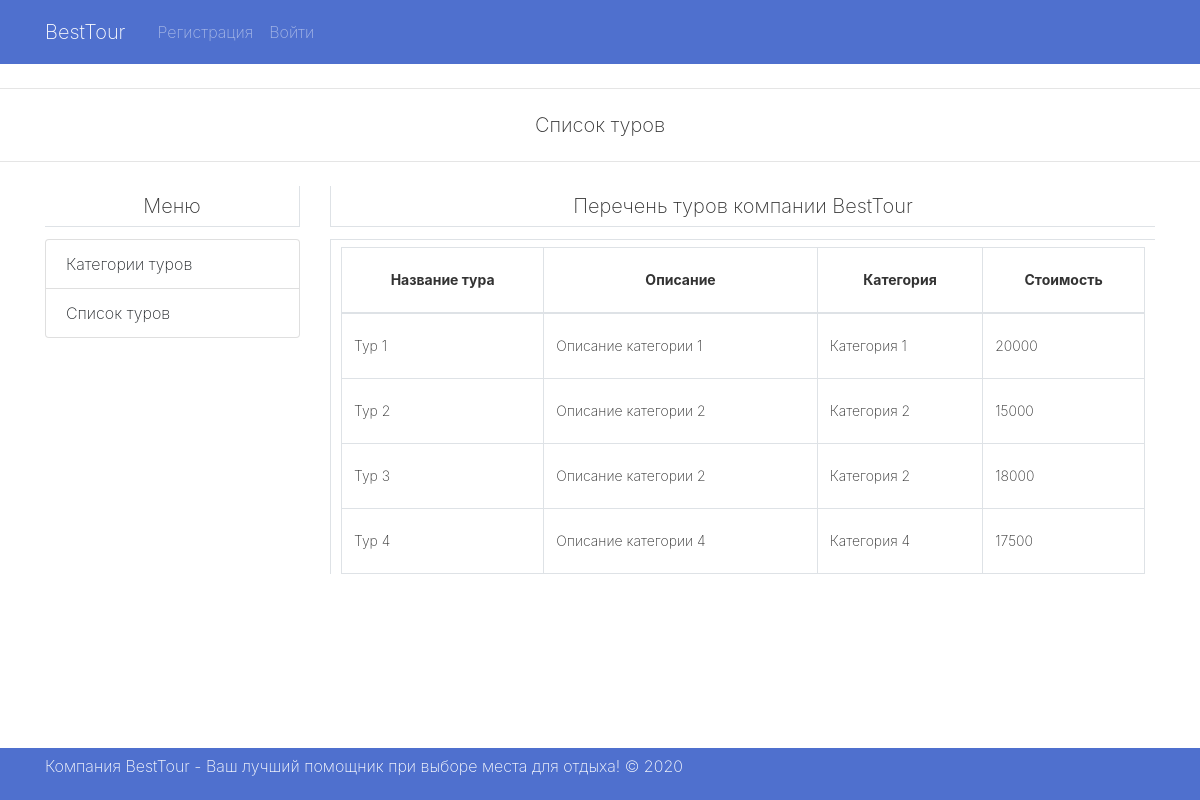
The app's page /pages/tour.php with its own data.
### tables this page shows
CREATE TABLE `tour` (
  `idtour` int(11) NOT NULL,
  `name` varchar(45) DEFAULT NULL,
  `description` mediumtext,
  `category_idcategory` int(11) NOT NULL,
  `cost` varchar(45) DEFAULT NULL,
  `img` varchar(250) DEFAULT NULL
);

CREATE TABLE `category` (
  `idcategory` int(11) NOT NULL,
  `namecategory` varchar(45) DEFAULT NULL,
  `description` mediumtext
);

### Dbsettings.php (called while the page is built)
<?php
$host     = 'mysql_tc';
$user     = 'yurijmo';
$password = '3004917779';
$db_name  = 'db_tc';

### DB.php (called while the page is built, shortened)
<?php
class DB
{
    protected $connetion;
    public function __construct($host, $user, $password, $db_name)
    {
        $this->connetion = new mysqli($host, $user, $password, $db_name);
    }
    public function query($sql)
    {
        $result = $this->connetion->query($sql);
        if (is_bool($result)) {
            return $result;
        }
        $data = array();
        while ($row = mysqli_fetch_assoc($result)) {
            $data[] = $row;
        }
        return $data;
    }
}

### pages/tour.php (the view, shortened to what this page needs)
<?php $title = "Перечень туров компании BestTour" ?>
<?php
require_once('../Dbsettings.php');
include_once('../DB.php');
$db = new DB($host, $user, $password, $db_name);
?>
<?php include 'header.php' ?>
    <hr>
    <h5 align="center">Список туров</h5>
    <hr>
    <div class="container">
        <div class="row">
            <div class="col-sm-3">
                <h5 class="text-center border border-top-0 border-left-0" style="line-height: 40px;">Меню</h5>
            </div>
            <div class="col-sm">
                <h5 class="text-center border border-top-0 border-right-0"
                    style="line-height: 40px;"><?php echo $title ?></h5>
            </div>
        </div>
        <div class="row">
            <?php include_once('../navigation.php'); ?>
            <div class="col-sm">
                <div class="text-justify border border-bottom-0 border-right-0"
                     style="line-height: 40px; padding-left: 10px; padding-right: 10px;">
                    <table class="table table-bordered">
                        <thead>
                        <tr>
                            <th scope="col" class="text-center">Название тура</th>
                            <th scope="col" class="text-center">Описание</th>
                            <th scope="col" class="text-center">Категория</th>
                            <th scope="col" class="text-center">Стоимость</th>
                        </tr>
                        </thead>
                        <tbody>
                        <?php
                        try {
                        $tour = $db->query("SELECT * FROM tour, category WHERE tour.category_idcategory = category.idcategory");
                        foreach ($tour
                        as $touritem) {
                        ?>
                        <tr>
                            <td><?php echo $touritem["name"]; ?></td>
                            <td><?php echo $touritem["description"]; ?></td>
                            <td><?php echo $touritem["namecategory"]; ?></td>
                            <td><?php echo $touritem["cost"]; ?></td>
                            <?php }
                            ?>
                        </tr>
                        </tbody>
                    </table>
                    <?php
                    } catch
                    (Exception $e) {
                        echo $e->getMessage() . ':(';
                    }
                    ?>
                </div>
            </div>
        </div>
    </div>
<?php include 'footer.php' ?>

### css/style.css (style rules this page uses)
table { font-size: 14px; }

### records on screen
tour: name "Тур 1", category_idcategory.description "Описание категории 1", category_idcategory.namecategory "Категория 1", cost "20000"
tour: name "Тур 2", category_idcategory.description "Описание категории 2", category_idcategory.namecategory "Категория 2", cost "15000"
tour: name "Тур 3", category_idcategory.description "Описание категории 2", category_idcategory.namecategory "Категория 2", cost "18000"
tour: name "Тур 4", category_idcategory.description "Описание категории 4", category_idcategory.namecategory "Категория 4", cost "17500"

### other values on screen
$title "Перечень туров компании BestTour"
